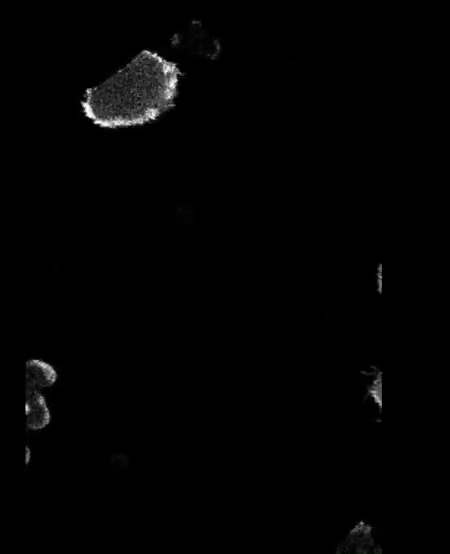
#> input picture frame 34 of Practi #4/videoclase2.mp4, 450 x 554 px
$ python 2.py
#> lines starting #> are read from the running program, lines starting #| are printed output that depends on the picture; after the words box and inside, x2 and y2 are one past the last pixel; in counts of white or black regions, pixels touching at a corner belong together
#Types of tracking
#1. Video tracking (Real time, Recorded videos)Q
#2. Visual tracking (Everyday scenarios, estimate position)
#3. Image tracking (Dataset)
#4. Object tracking camera (Tracking helmet, Tracking vest)
#Conclusion el mejor metodo que podemos utilizar es
#Video tracking


import numpy as np
import cv2 as cv
cap=cv.VideoCapture("TALLER 4 (DEFINIR)/videoclase2.mp4")


obj_detector=cv.createBackgroundSubtractorMOG2() #history=100,varThreshold=0


while True:
    ret,frame=cap.read()
#> frame is the input picture: shape (554, 450, 3); mean B, G, R 2.3, 2.4, 2.3

    height, width, _=frame.shape
#> height = 554; width = 450

    margen=frame[100: 554, 120:450]
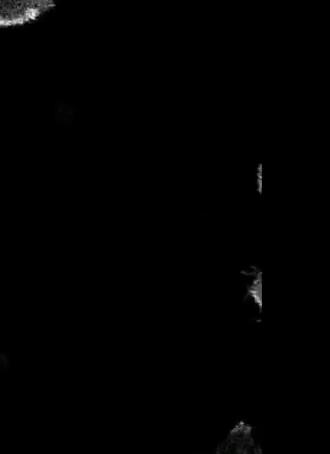
#> margen: shape (454, 330, 3); mean B, G, R 1.1, 1.1, 1.1

    mascara=obj_detector.apply(margen)
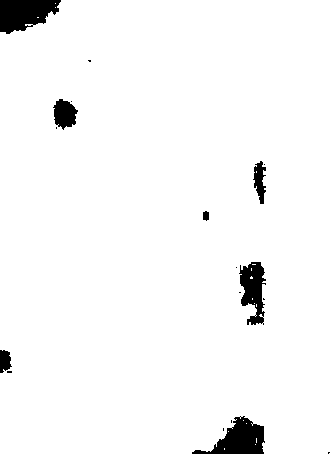
#> mascara: shape (454, 330); values 127 (black) and 255 (white), 96.6% white; 18 black regions (11 under 20 px), largest, box (x1, y1, x2, y2) and area: (0, 0, 61, 34) 1476, (192, 416, 265, 454) 1401, (239, 262, 266, 325) 1046

#   _, mascara=cv.threshold(mascara,254,255,cv.THRESH_BINARY)

    contornos, _ =cv.findContours(mascara,cv.RETR_TREE,cv.CHAIN_APPROX_SIMPLE)
#> contornos = [[[0, 0], [0, 453], [329, 453], [329, 0]]]


    for cnt in contornos:
        area=cv.contourArea(cnt)
        if area>100:

            #cv.drawContours (margen,[cnt],-1,(0,255,0),2)

            x,y,w,h=cv.boundingRect(cnt)

            cv.rectangle(margen,(x,y),(x+w,y+h),(0,255,0),3)

            print(x,y,w,h)
#> this loop made 1 pass
#> (cnt, area, x, y, w, h) on pass 1: ([[0, 0], [0, 453], [329, 453], [329, 0]], 149037, 0, 0, 330, 454)
#| 0 0 330 454
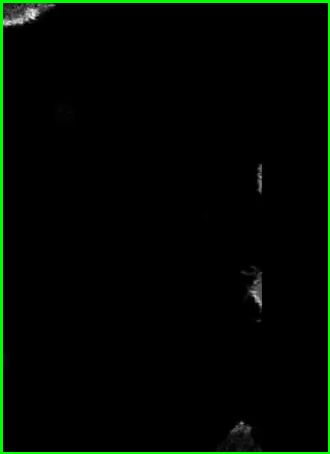
#> margen: shape (454, 330, 3); 2.6% of pixels changed, all inside (x1, y1, x2, y2) = (0, 0, 330, 454)

    cv.imshow("margen",margen)
    cv.imshow('frame',frame)
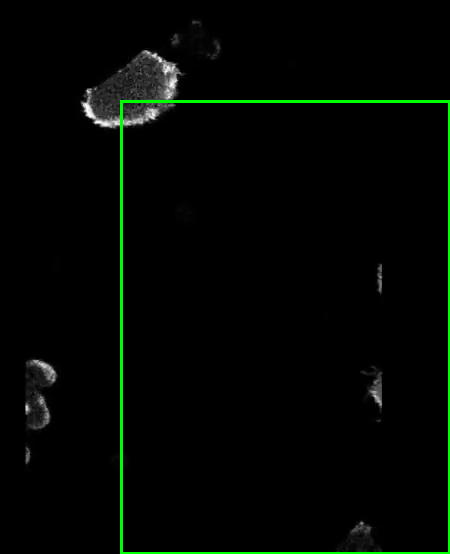
#> window 'frame': shape (554, 450, 3); mean B, G, R 2.3, 6.3, 2.3
    cv.imshow('mask',mascara)

    key=cv.waitKey(50)
#> (key q is pressed here)
    if key == ord("q"):
        break

cv.destroyAllWindows()

$ run again, starting later in the video
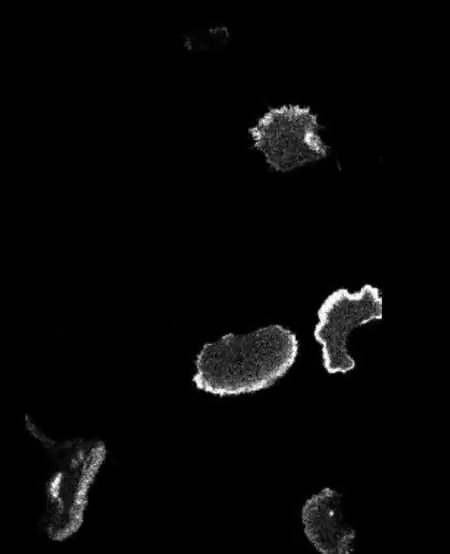
#> input picture frame 274 of Practi #4/videoclase2.mp4, 450 x 554 px
#> frame is the input picture: shape (554, 450, 3); mean B, G, R 6, 6, 6
#> `mascara=obj_detector.apply(margen)`:
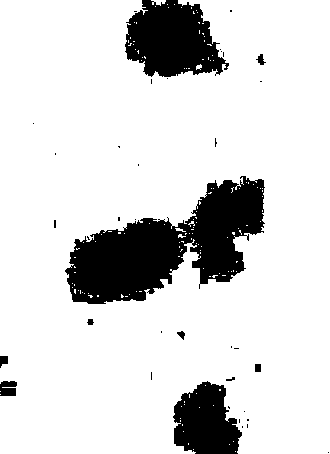
#> mascara: shape (454, 330); values 127 (black) and 255 (white), 84.8% white; 38 black regions (28 under 20 px), largest, box (x1, y1, x2, y2) and area: (65, 176, 265, 304) 12964, (125, 0, 229, 77) 5591, (173, 381, 242, 454) 3614
#> contornos = [[[0, 0], [0, 453], [329, 453], [329, 0]]]
#> the loop `for cnt in contornos:` made 1 pass
#> (cnt, area, x, y, w, h) on pass 1: ([[0, 0], [0, 453], [329, 453], [329, 0]], 149037, 0, 0, 330, 454)
#> (printed output is left out)
#> `cv.imshow('frame',frame)`:
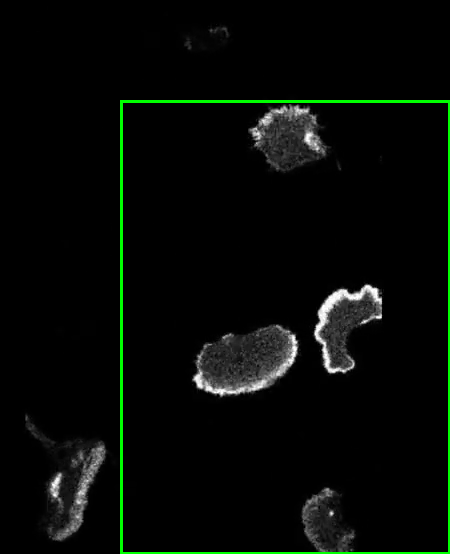
#> window 'frame': shape (554, 450, 3); mean B, G, R 6, 10, 6
